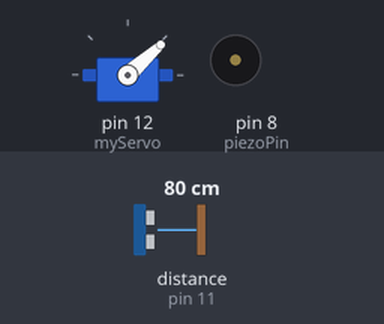
A sketch run on a simulated Arduino Uno, built with avr-gcc and run on an emulated ATmega328P. Shown: servo, buzzer (waves = sounding). Wiring (inferred from the names in the program): ultrasonic range finder: trigger pin 10; echo pin 11. The test bench sets the inputs (shaded band); at power-on: distance to the obstacle (sensor on pin 11) 80 cm. The echo pulse lasts 58.3 µs per cm; what the sketch prints to the serial monitor is not drawn.

Above: at 1.23 s.
1.3 s: distance to the obstacle (sensor on pin 11) set to 9 cm
At 1.99 s:
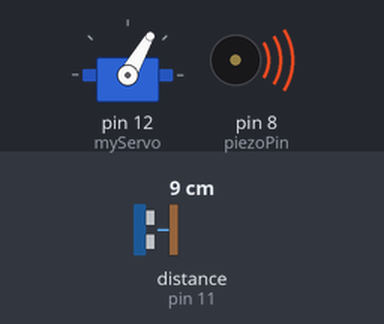
4.3 s: distance to the obstacle (sensor on pin 11) set to 4 cm
At 4.47 s:
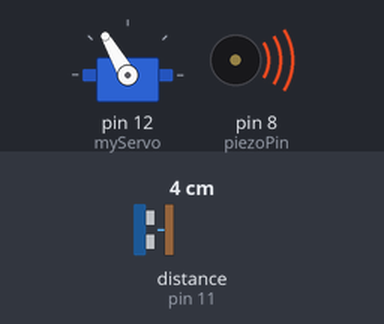
7.3 s: distance to the obstacle (sensor on pin 11) set to 2 cm
13.3 s: distance to the obstacle (sensor on pin 11) set to 120 cm
At 15.47 s:
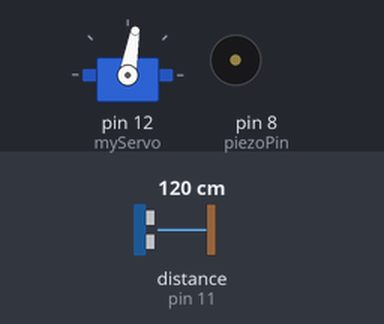
16.3 s: distance to the obstacle (sensor on pin 11) set to 35 cm
At 16.51 s:
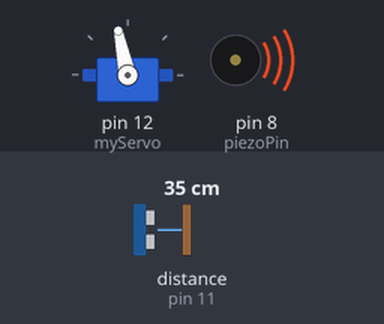
22.3 s: distance to the obstacle (sensor on pin 11) set to 12 cm
Timing chart, 0 to 26.3 s (numbered marks = the images above; inputs shaded):
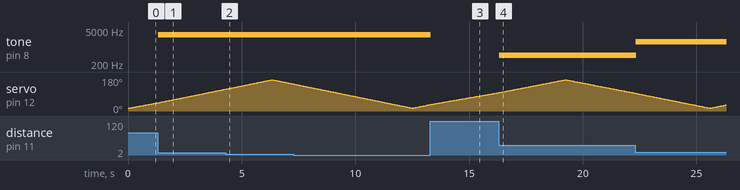

Measured:
- after the input at 1.3 s, tone on pin 8 (piezoPin): alternates 3262 Hz for 0.01 s and silent for 0.03 s, starting at once
- after the input at 13.3 s, tone on pin 8 (piezoPin): stops changing and stays silent
- after the input at 16.3 s, tone on pin 8 (piezoPin): alternates 462 Hz for 0.01 s and silent for 0.03 s, starting at once
- by itself, servo on pin 12 (myServo): rises from 97° to 165° in 2.9 s, then falls to 94° in 3.1 s

The sketch:

v2.ino
```cpp
// Includes the Servo and lcd library
#include <Servo.h>


//Defines lcd pins


// Defines Tirg and Echo pins of the Ultrasonic Sensor
const int trigPin = 10;
const int echoPin = 11;

//Defines piezo pin
const int piezoPin = 8;

// Variables for the duration and the distance
long duration;
int distance;


int notes[] = {262, 462, 862, 1662, 3262}; // Enter here the notes you like

Servo myServo; // Creates a servo object for controlling the servo motor

void setup() {
  pinMode(trigPin, OUTPUT); // Sets the trigPin as an Output
  pinMode(echoPin, INPUT); // Sets the echoPin as an Input
  Serial.begin(9600);
  myServo.attach(12); // Defines on which pin is the servo motor attached
}

void loop() {

  // rotates the servo motor from 15 to 165 degrees
  for(int i=15;i<=165;i++){
  myServo.write(i);

  distance = calculateDistance();// Calls a function for calculating the distance measured by the Ultrasonic sensor for each degree

  //beep sequence
  if(distance > 40){
    noTone(piezoPin);
     delay(10);
    noTone(piezoPin);
    delay(30);
  }
  else if (distance <= 40 && distance > 30){
    tone(piezoPin, notes[1]);
     delay(10);
    noTone(piezoPin);
    delay(30);
  }
  else if (distance <= 30 && distance > 20){
    tone(piezoPin,notes[2]);
     delay(10);
    noTone(piezoPin);
    delay(30);
  }
  else if (distance <= 20 && distance > 10){
    tone(piezoPin,notes[3]);
     delay(10);
    noTone(piezoPin);
    delay(30);
  }
  else {
    tone(piezoPin,notes[4]);
     delay(10);
    noTone(piezoPin);
    delay(30);
  }


  Serial.print(i); // Sends the current degree into the Serial Port
  Serial.print(","); // Sends addition character right next to the previous value needed later in the Processing IDE for indexing
  Serial.print(distance); // Sends the distance value into the Serial Port
  Serial.print("."); // Sends addition character right next to the previous value needed later in the Processing IDE for indexing
  }
  // Repeats the previous lines from 165 to 15 degrees
  for(int i=165;i>15;i--){
  myServo.write(i);

  distance = calculateDistance();
  if(distance > 40){
    noTone(piezoPin);
    delay(10);
    noTone(piezoPin);
    delay(30);
  }
  else if (distance <= 40 && distance > 30){
    tone(piezoPin, notes[1]);
     delay(10);
    noTone(piezoPin);
    delay(30);
  }
  else if (distance <= 30 && distance > 20){
    tone(piezoPin,notes[2]);
     delay(10);
    noTone(piezoPin);
    delay(30);
  }
  else if (distance <= 20 && distance > 10){
    tone(piezoPin,notes[3]);
     delay(10);
    noTone(piezoPin);
    delay(30);
  }
  else {
    tone(piezoPin,notes[4]);
    delay(10);
    noTone(piezoPin);
    delay(30);
  }

  Serial.print(i);
  Serial.print(",");
  Serial.print(distance);
  Serial.print(".");

  }
}
// Function for calculating the distance measured by the Ultrasonic sensor
int calculateDistance(){

  digitalWrite(trigPin, LOW);
  delayMicroseconds(2);
  // Sets the trigPin on HIGH state for 10 micro seconds
  digitalWrite(trigPin, HIGH);
  delayMicroseconds(10);
  digitalWrite(trigPin, LOW);
  duration = pulseIn(echoPin, HIGH); // Reads the echoPin, returns the sound wave travel time in microseconds
  //U(m/s)=dX(m)/dT(s)
  //in this case Duration(time)= 2*Distance/SpeedOfSound=>
  //Distance=SpeedOfSound*Duration/2
  // In dry air at 20 °C, the speed of sound is 343.2 m/s or 0.003432 m/Microsecond or 0,03434 cm/Microseconds
  distance= duration*0.034/2;
  return distance;
}
```
